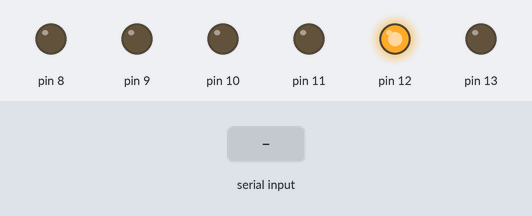
Bench run of a sketch on a simulated Arduino Uno, built with avr-gcc and run on an emulated ATmega328P. Parts: output pins drawn as LEDs (lit = HIGH). Inputs (shaded band) come from the test bench. What the sketch prints to the serial monitor is not drawn.

Above: at 1.9 s.
2.0 s: "a" received over Serial
At 6.2 s:
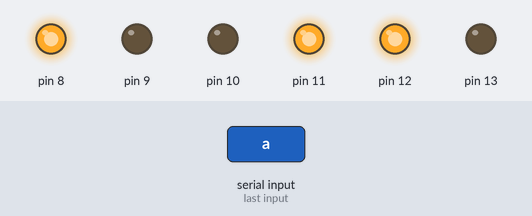
At 11.7 s:
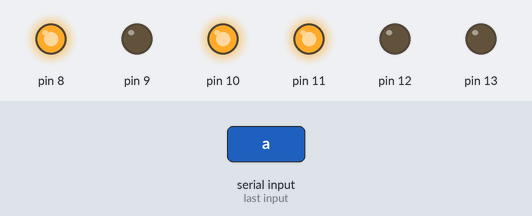
Timing chart, 0 to 18.9 s (numbered marks = the images above; inputs shaded):
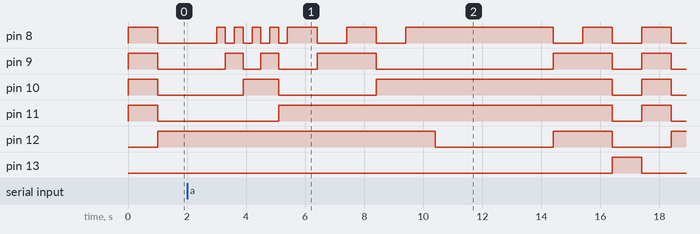

The sketch:

programma_progetto_BROLI.ino
```cpp
char ch;
byte ncella=0;
byte cont;
byte out;

byte braille(){                   /*questa funzione si occupa di convertire la lettera scritta in braille
                                    in 8 bit con i quali verranno poi eseguite le varie operazioni
                                    i primi 2 bit sono in più ed il punto 1 corrispode al 6 bit e così via*/
  switch (ch){
    case 'a':
      out=0b00100000;
      break;
    case 'b':
      out=0b00110000;
      break;
    case 'c':
      out=0b00100100;
      break;
    case 'd':
      out=0b00100110;
      break;
    case 'e':
      out=0b00100010;
      break;
    case 'f':
      out=0b00110100;
      break;
    case 'g':
      out=0b00110110;
      break;
    case 'h':
      out=0b00110010;
      break;
    case 'i':
      out=0b00010100;
      break;
    case 'j':
      out=0b00010110;
      break;
    case 'k':
      out=0b00101000;
      break;
    case 'l':
      out=0b00111000;
      break;
    case 'm':
      out=0b00101100;
      break;
    case 'n':
      out=0b00101110;
      break;
    case 'o':
      out=0b00101010;
      break;
    case 'p':
      out=0b00111100;
      break;
    case 'q':
      out=0b00111110;
      break;
    case 'r':
      out=0b00111010;
      break;
    case 's':
      out=0b00011100;
      break;
    case 't':
      out=0b00011110;
      break;
    case 'u':
      out=0b00101001;
      break;
    case 'v':
      out=0b00111001;
      break;
    case 'w':
      out=0b00010111;
      break;
    case 'x':
      out=0b00101101;
      break;
    case 'y':
      out=0b00101111;
      break;
    case 'z':
      out=0b00101011;
      break;
    case ' ':
      out=0b00000000;
  }
    return out;
}


void scrittura(){                     /*questa funzione si ouccpa dell'output fisico del prototipo*/

  PORTB=0b00011000;                   /*per la comunicazione vengono utilizzati gli output 9-16 del demux
                                        per questo impostiamo da subito il pin 10 high così da posizionarci
                                        sul pin 9 e contanto i su*/

  for(int i=0;i<8;i++){

    if(out & 1 == 1){                 /*si esegue un AND logico tra il valore della variabile out
                                        e 1 così da verificare se il bit che si sta leggendo vale 1 o 0
                                        */
      PORTB=PORTB-16;
      Serial.print("1");              /*nel caso il bit valesse 1 allora inviamo 1 sul bus dati*/
      delay(4000);
      PORTB=PORTB+16;

    }
    else{
      Serial.print(0);
      }
   PORTB=PORTB+1;                     /*avanziamo il selettore di 1 passando al prossimo pin del DEMUX*/
   delay(1000);
   out=out>>1;                        /* shiftiamo il valore della variabile out di 1 verso destra per
                                         passare al prossimo bit da leggere */

  }
}

void attivacella(){                 /*questa funzione si occupa di selezionare la cella con cui comunicare*/

 cont=ncella-1;
  for(int i=0;i<8;i++){
  Serial.print(cont);
    if(cont & 1 == 1  ){           /*vengono eseguiti gli stessi step della funzione "scrittura"
                                     partendo però dal pin 0 del DEMUX*/
      PORTB=PORTB-16;
      delay(40);
      PORTB=PORTB+16;
    }

    PORTB=PORTB+1;
    delay(300);
    cont=cont>>1;
  }
  PORTB=0b00010000;

}


void reset(){                       /*la funzione reset si occupa di utilizzare l'ultimo output del DEMUX
                                      per resettare i registri di tutte le celle per permette
                                      una nuova comunicazione*/
  PORTB=0b00001111;
  delay(1000);
  PORTB=0b00010000;
  return 0;
  }


void setup() {

DDRB = B00111111;                    /*durante tutto il programma viene utilizzata la port manipulation
                                       dell'arduino. In modo molto semplificato questo comando DDRB permette
                                       di controllare l'output delle porte 8-13 tramite una variabile.
                                       Utilizzando il comando DDRB nel void setup() si impostano i pin
                                       come input o output.*/
Serial.begin(9600);
}

void loop() {

 reset();
 while (Serial.available() == 0) {
}

 ch=Serial.read();
 delay(1000);
 Serial.println(ch);

 ncella=ncella+1;
 attivacella();
 braille();
 scrittura();

}
```

Measured:
- after the input at 2.0 s, pin 8: LOW → HIGH after 1.0 s, → LOW 0.30 s later, → HIGH 0.30 s later, → LOW 0.30 s later, … (18 changes in this stretch); pin 9: LOW → HIGH after 1.3 s, → LOW 0.60 s later, → HIGH 0.60 s later, → LOW 0.60 s later, … (10 changes in this stretch)
